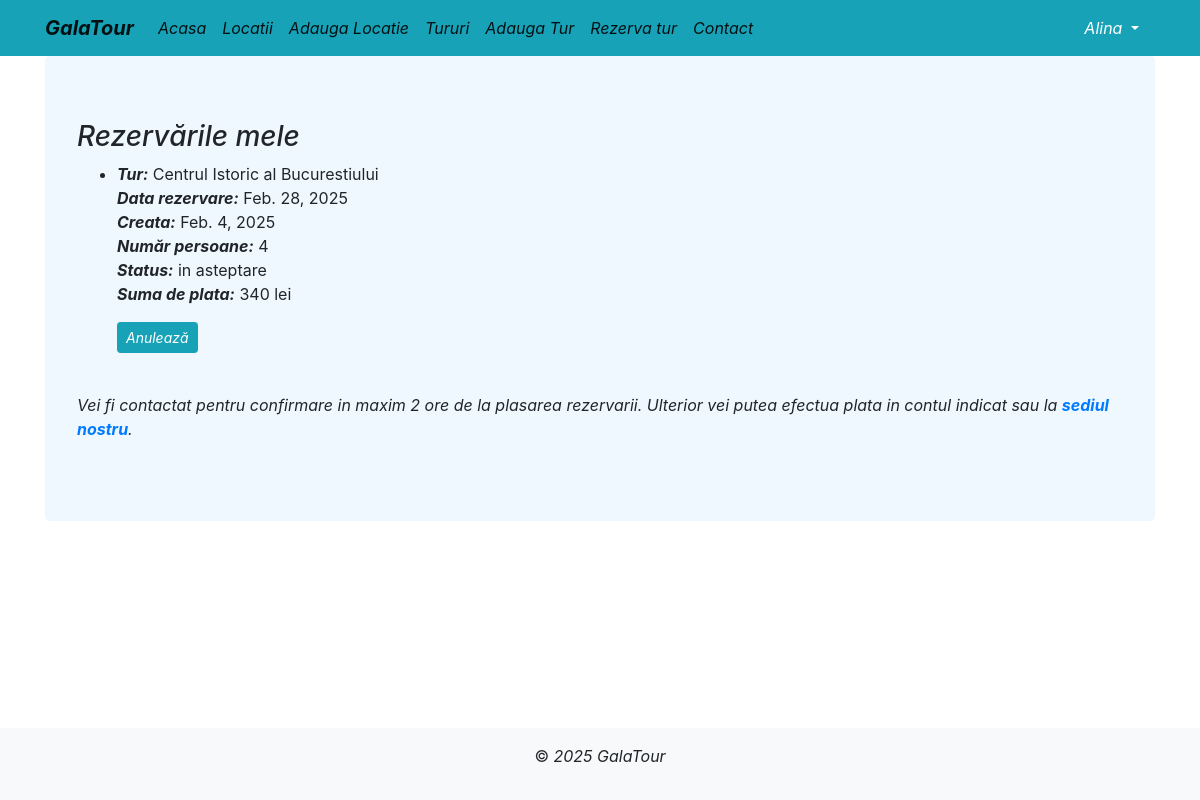
/rezervarile-mele/ (signed in), run on the app's committed database.
### locatii/models.py (models this page shows, shortened)
class Rezervare(models.Model):
    class Meta:
        verbose_name_plural = 'Rezervari'
    OPTIUNI_STATUS = [
        ('in asteptare', 'In asteptare'),
        ('in procesare', 'In procesare'),
        ('confirmata', 'Confirmata')
    ]
    utilizator = ForeignKey(User, on_delete=CASCADE, related_name='rezervari')
    numar_persoane= PositiveIntegerField(blank=False, null=False, default=1, validators=[MinValueValidator(1), MaxValueValidator(10)])
    tur = ForeignKey(Tur, on_delete=CASCADE, related_name='rezervari')
    data_inceput = DateField()
    creata = DateField(auto_now_add=True)
    status = CharField(max_length=40, choices=OPTIUNI_STATUS, default='in asteptare' )
    suma = PositiveIntegerField(blank=False, null=False, default=1)

class Tur(models.Model):
    class Meta:
        verbose_name_plural = 'Tururi'
    OPTIUNI_TIP_TUR = [
            ('predefinit', 'Predefinit'),
            ('personalizat', 'Personalizat')
        ]
    nume = CharField(max_length=128, blank=True, null=True)
    descriere = TextField(blank=True, null=True)
    locatii = ManyToManyField(Locatie, related_name='tururi')
    type = CharField(max_length=40, choices=OPTIUNI_TIP_TUR, default='predefinit' )
    durata= CharField(max_length=128, blank=True, null=True)
    pret = PositiveIntegerField(blank=False, null=False, default=1)
    pachet = TextField(blank=True, null=True)
    imagine_tur = ImageField(upload_to='imagini', blank=True, null=True)

### locatii/views.py (the view)
# urls.py: path('rezervarile-mele/', RezervarileMeleView.as_view(), name='lista_rezervari'),
class RezervarileMeleView(LoginRequiredMixin, ListView):
    model = Rezervare
    template_name = 'rezervarile_mele.html'
    context_object_name = 'rezervari'
    def get_queryset(self):
        return Rezervare.objects.filter(utilizator=self.request.user)

### locatii/templates/rezervarile_mele.html (shortened to what this page needs)
<!DOCTYPE html>
<html lang="en">
<head>
</head>
<body>
{% extends 'base.html' %}
{% block content %}
<h3><i>Rezervările mele</i></h3>
  {% if rezervari %}
    <ul>
      {% for rezervare in rezervari %}
        <li>
          <strong><i>Tur:</i></strong> {{ rezervare.tur.nume }}<br>
          <strong><i>Data rezervare:</i></strong> {{ rezervare.data_inceput }}<br>
          <strong><i>Creata:</i></strong> {{ rezervare.creata}}<br>
          <strong><i>Număr persoane:</i></strong> {{ rezervare.numar_persoane }}<br>
          <strong><i>Status:</i></strong> {{ rezervare.status }}<br>
            <strong><i>Suma de plata:</i></strong> {{ rezervare.suma }} lei<br>
          <a href="{% url 'anuleaza_rezervare' rezervare.id %}"
            class="btn btn-info btn-sm mt-3"
            onclick="return confirm('Ești sigur că vrei să anulezi această rezervare?');">
          <i>Anulează</i>
          </a>
          <br>
          <br>
        </li>
      {% endfor %}
    </ul>
<p><i> Vei fi contactat pentru confirmare in maxim 2 ore de la plasarea rezervarii. Ulterior vei putea efectua plata
  in contul indicat sau la <a href="{% url 'contact' %}" target="_blank"><strong>sediul nostru</strong></a>.</i></p>
  {% else %}
    <p>Nu ai nicio rezervare.</p>
  {% endif %}
{% endblock %}

### locatii/templates/base.html (shortened to what this page needs)
{% load static %}
<html {% if LANGUAGE_CODE %}lang="{{ LANGUAGE_CODE }}" {% endif %}>
<head>
    <link rel="stylesheet" href="https://stackpath.bootstrapcdn.com/bootstrap/4.2.1/css/bootstrap.min.css"
>
    <link rel="stylesheet" href="{% static 'index.css' %}">
</head>
<body>
<div class="wrapper">
    <nav class="navbar navbar-expand-lg navbar-light bg-info">
        <div class="container fixed">
            <a class="navbar-brand" href="/"><i><b>GalaTour</b></i></a>
            <div class="collapse navbar-collapse" id="navbarNavAltMarkup">
                <div class="navbar-nav">
                    <a class="nav-item nav-link active" href="/">
                        <i>Acasa</i>
                    </a>
                    <a class="nav-item nav-link active" href="{% url 'lista_locatie' %}">
                        <i>Locatii</i>
                    </a>
                    {% if request.user.is_authenticated and request.user.groups.all.0.name == "angajati" %}
                     <a class="nav-item nav-link active" href="{% url 'adauga_locatie' %}">
                        <i>Adauga Locatie</i>
                    {% endif %}
                    </a>
                    <a class="nav-item nav-link active" href="{% url 'lista_tur' %}">
                        <i>Tururi</i>
                    </a>
                    {% if request.user.is_authenticated and request.user.groups.all.0.name == "angajati" %}
                    <a class="nav-item nav-link active" href="{% url 'adauga_tur' %}">
                        <i>Adauga Tur</i>
                    {% endif %}
                    </a>
                    {% if user.is_authenticated %}
                    <a class="nav-item nav-link active" href="{% url 'creeaza_rezervare' %}">
                        <i>Rezerva tur</i>
                    {% endif %}
                    </a>
                    <a class="nav-item nav-link active" href="{% url 'contact' %}"><i>Contact</i></a>
                </div>
            </div>
            <div class="nav-item dropdown">
            {% if user.is_authenticated %}
            <a class="nav-link dropdown-toggle text-white" href="#" data-toggle="dropdown">
                <i>{{user.username}}</i>
            </a>
            {% endif %}
            </div>
        </div>
    </nav>
    <div class="content">
        <div class="container">
            <div class="jumbotron">
                {% block content %}{% endblock %}
            </div>
        </div>
    </div>
    <footer class="bg-light text-center py-3">
        <p>&copy;<i> 2025 GalaTour</i></p>
    </footer>
</div>
</body>
</html>

### locatii/static/index.css (style rules this page uses)
.jumbotron { background-color: aliceblue; }

### locatii/templates/base.html (style rules this page uses)
html, body { height: 100%; }
.wrapper { min-height: 100%; display: flex; flex-direction: column; }
.content { flex: 1; }
footer { background-color: #f8f9fa; text-align: center; padding: 1rem 0; }

### data on the page
Rezervare: tur.nume "Centrul Istoric al Bucurestiului", data_inceput "Feb. 28, 2025", creata "Feb. 4, 2025", numar_persoane "4", status "in asteptare", suma "340"

### other printed values
{{ user.username }} "Alina"
